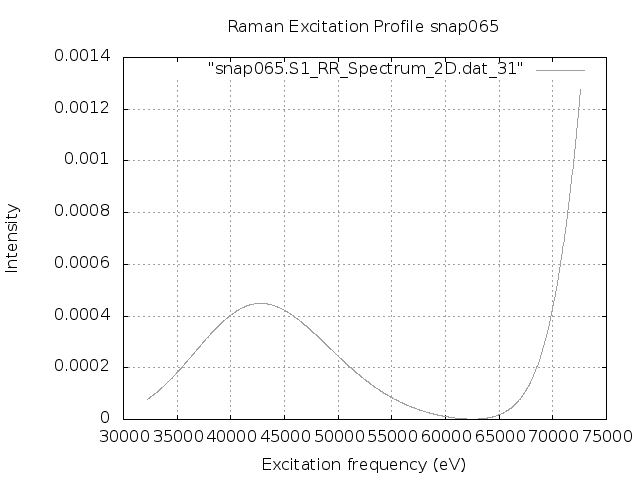

The script that saved this image:
set terminal png
set output "snap065.S1.REP_frozen.png"
set xlabel 'Excitation frequency (eV)'
set ylabel 'Intensity'
set title "Raman Excitation Profile snap065"
set grid
set autoscale
plot "snap065.S1_RR_Spectrum_2D.dat_31" with lines lc "blue"
exit
